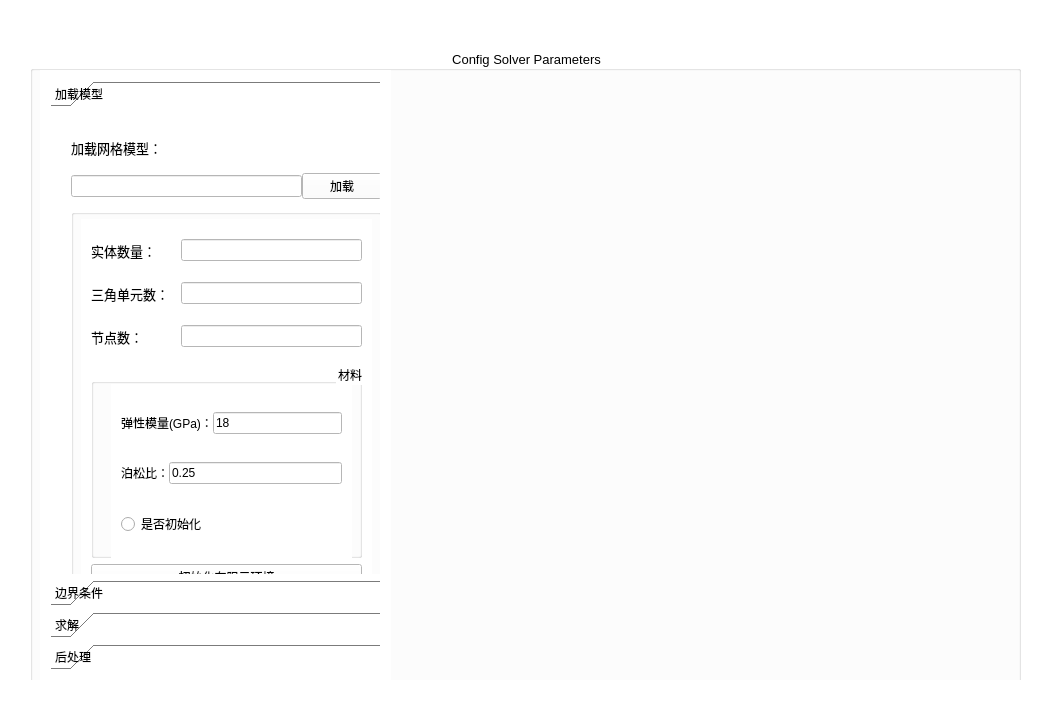
<?xml version="1.0" encoding="UTF-8"?>
<ui version="4.0">
 <class>SolverWidgetClass</class>
 <widget class="QMainWindow" name="SolverWidgetClass">
  <property name="geometry">
   <rect>
    <x>0</x>
    <y>0</y>
    <width>1038</width>
    <height>702</height>
   </rect>
  </property>
  <property name="windowTitle">
   <string>TubeOracle-Solver</string>
  </property>
  <property name="styleSheet">
   <string notr="true">background-color: rgb(255, 255, 255);</string>
  </property>
  <widget class="QWidget" name="centralWidget">
   <property name="styleSheet">
    <string notr="true">background-color: rgb(255, 255, 255);</string>
   </property>
   <widget class="QWidget" name="horizontalLayoutWidget_8">
    <property name="geometry">
     <rect>
      <x>1000</x>
      <y>10</y>
      <width>21</width>
      <height>21</height>
     </rect>
    </property>
    <layout class="QHBoxLayout" name="cenlayout">
     <property name="spacing">
      <number>5</number>
     </property>
     <property name="leftMargin">
      <number>10</number>
     </property>
     <property name="rightMargin">
      <number>0</number>
     </property>
    </layout>
   </widget>
   <widget class="QGroupBox" name="PreParaBox">
    <property name="geometry">
     <rect>
      <x>30</x>
      <y>50</y>
      <width>991</width>
      <height>659</height>
     </rect>
    </property>
    <property name="font">
     <font>
      <family>Arial</family>
      <pointsize>10</pointsize>
     </font>
    </property>
    <property name="layoutDirection">
     <enum>Qt::RightToLeft</enum>
    </property>
    <property name="styleSheet">
     <string notr="true">background-color: rgb(255, 255, 255);</string>
    </property>
    <property name="title">
     <string>Config Solver Parameters</string>
    </property>
    <property name="alignment">
     <set>Qt::AlignCenter</set>
    </property>
    <widget class="QWidget" name="verticalLayoutWidget_10">
     <property name="geometry">
      <rect>
       <x>10</x>
       <y>20</y>
       <width>351</width>
       <height>611</height>
      </rect>
     </property>
     <layout class="QHBoxLayout" name="horizontalLayout_8">
      <property name="spacing">
       <number>0</number>
      </property>
      <item>
       <widget class="QToolBox" name="toolBox">
        <property name="styleSheet">
         <string notr="true">background-color: rgb(255, 255, 255);</string>
        </property>
        <widget class="QWidget" name="loadpage">
         <property name="geometry">
          <rect>
           <x>0</x>
           <y>0</y>
           <width>349</width>
           <height>505</height>
          </rect>
         </property>
         <property name="styleSheet">
          <string notr="true"/>
         </property>
         <attribute name="label">
          <string>加载模型</string>
         </attribute>
         <widget class="QWidget" name="verticalLayoutWidget_4">
          <property name="geometry">
           <rect>
            <x>10</x>
            <y>10</y>
            <width>331</width>
            <height>491</height>
           </rect>
          </property>
          <layout class="QVBoxLayout" name="loadlayout" stretch="1,1,13">
           <property name="spacing">
            <number>10</number>
           </property>
           <property name="leftMargin">
            <number>10</number>
           </property>
           <property name="topMargin">
            <number>10</number>
           </property>
           <property name="rightMargin">
            <number>10</number>
           </property>
           <property name="bottomMargin">
            <number>10</number>
           </property>
           <item>
            <widget class="QLabel" name="label">
             <property name="font">
              <font>
               <family>Arial</family>
               <pointsize>10</pointsize>
               <weight>50</weight>
               <bold>false</bold>
              </font>
             </property>
             <property name="text">
              <string>加载网格模型：</string>
             </property>
            </widget>
           </item>
           <item>
            <layout class="QHBoxLayout" name="horizontalLayout_6" stretch="2,8">
             <property name="spacing">
              <number>0</number>
             </property>
             <item>
              <widget class="QPushButton" name="loadbtn">
               <property name="font">
                <font>
                 <family>Arial</family>
                 <pointsize>9</pointsize>
                </font>
               </property>
               <property name="text">
                <string>加载</string>
               </property>
              </widget>
             </item>
             <item>
              <widget class="QLineEdit" name="pathedit"/>
             </item>
            </layout>
           </item>
           <item>
            <widget class="QGroupBox" name="groupBox">
             <property name="title">
              <string/>
             </property>
             <widget class="QWidget" name="verticalLayoutWidget_3">
              <property name="geometry">
               <rect>
                <x>10</x>
                <y>10</y>
                <width>291</width>
                <height>381</height>
               </rect>
              </property>
              <layout class="QVBoxLayout" name="verticalLayout_3" stretch="2,3,1">
               <property name="leftMargin">
                <number>10</number>
               </property>
               <property name="topMargin">
                <number>10</number>
               </property>
               <property name="rightMargin">
                <number>10</number>
               </property>
               <property name="bottomMargin">
                <number>10</number>
               </property>
               <item>
                <layout class="QVBoxLayout" name="verticalLayout_2">
                 <property name="spacing">
                  <number>0</number>
                 </property>
                 <property name="topMargin">
                  <number>0</number>
                 </property>
                 <property name="bottomMargin">
                  <number>0</number>
                 </property>
                 <item>
                  <layout class="QHBoxLayout" name="horizontalLayout_3" stretch="2,1">
                   <property name="spacing">
                    <number>0</number>
                   </property>
                   <item>
                    <widget class="QLineEdit" name="entityNum"/>
                   </item>
                   <item>
                    <widget class="QLabel" name="label_2">
                     <property name="font">
                      <font>
                       <family>Arial</family>
                       <pointsize>10</pointsize>
                      </font>
                     </property>
                     <property name="text">
                      <string>实体数量：</string>
                     </property>
                    </widget>
                   </item>
                  </layout>
                 </item>
                 <item>
                  <layout class="QHBoxLayout" name="horizontalLayout_4" stretch="2,1">
                   <property name="spacing">
                    <number>0</number>
                   </property>
                   <item>
                    <widget class="QLineEdit" name="eleNum"/>
                   </item>
                   <item>
                    <widget class="QLabel" name="label_4">
                     <property name="font">
                      <font>
                       <family>Arial</family>
                       <pointsize>10</pointsize>
                      </font>
                     </property>
                     <property name="text">
                      <string>三角单元数：</string>
                     </property>
                    </widget>
                   </item>
                  </layout>
                 </item>
                 <item>
                  <layout class="QHBoxLayout" name="horizontalLayout_5" stretch="2,1">
                   <property name="spacing">
                    <number>0</number>
                   </property>
                   <item>
                    <widget class="QLineEdit" name="nodeNum"/>
                   </item>
                   <item>
                    <widget class="QLabel" name="label_3">
                     <property name="font">
                      <font>
                       <family>Arial</family>
                       <pointsize>10</pointsize>
                      </font>
                     </property>
                     <property name="text">
                      <string>节点数：</string>
                     </property>
                    </widget>
                   </item>
                  </layout>
                 </item>
                </layout>
               </item>
               <item>
                <widget class="QGroupBox" name="met">
                 <property name="layoutDirection">
                  <enum>Qt::LeftToRight</enum>
                 </property>
                 <property name="title">
                  <string>材料</string>
                 </property>
                 <property name="alignment">
                  <set>Qt::AlignRight|Qt::AlignTrailing|Qt::AlignVCenter</set>
                 </property>
                 <property name="flat">
                  <bool>false</bool>
                 </property>
                 <property name="checkable">
                  <bool>false</bool>
                 </property>
                 <widget class="QWidget" name="verticalLayoutWidget">
                  <property name="geometry">
                   <rect>
                    <x>20</x>
                    <y>20</y>
                    <width>241</width>
                    <height>181</height>
                   </rect>
                  </property>
                  <layout class="QVBoxLayout" name="verticalLayout" stretch="1,1,3">
                   <property name="spacing">
                    <number>10</number>
                   </property>
                   <property name="leftMargin">
                    <number>10</number>
                   </property>
                   <property name="topMargin">
                    <number>10</number>
                   </property>
                   <property name="rightMargin">
                    <number>10</number>
                   </property>
                   <property name="bottomMargin">
                    <number>10</number>
                   </property>
                   <item>
                    <layout class="QHBoxLayout" name="horizontalLayout" stretch="0,0">
                     <property name="spacing">
                      <number>0</number>
                     </property>
                     <property name="sizeConstraint">
                      <enum>QLayout::SetDefaultConstraint</enum>
                     </property>
                     <property name="topMargin">
                      <number>0</number>
                     </property>
                     <item>
                      <widget class="QLabel" name="label_5">
                       <property name="text">
                        <string>弹性模量(GPa)：</string>
                       </property>
                      </widget>
                     </item>
                     <item>
                      <widget class="QLineEdit" name="eedit">
                       <property name="text">
                        <string>18</string>
                       </property>
                      </widget>
                     </item>
                    </layout>
                   </item>
                   <item>
                    <layout class="QHBoxLayout" name="horizontalLayout_2" stretch="0,2">
                     <property name="spacing">
                      <number>0</number>
                     </property>
                     <item>
                      <widget class="QLabel" name="label_6">
                       <property name="text">
                        <string>泊松比：</string>
                       </property>
                      </widget>
                     </item>
                     <item>
                      <widget class="QLineEdit" name="vedit">
                       <property name="text">
                        <string>0.25</string>
                       </property>
                      </widget>
                     </item>
                    </layout>
                   </item>
                   <item>
                    <widget class="QRadioButton" name="initflag">
                     <property name="text">
                      <string>是否初始化</string>
                     </property>
                     <property name="checked">
                      <bool>false</bool>
                     </property>
                    </widget>
                   </item>
                  </layout>
                 </widget>
                </widget>
               </item>
               <item>
                <widget class="QPushButton" name="init">
                 <property name="text">
                  <string>初始化有限元环境</string>
                 </property>
                </widget>
               </item>
              </layout>
             </widget>
            </widget>
           </item>
          </layout>
         </widget>
        </widget>
        <widget class="QWidget" name="boundarypage">
         <property name="geometry">
          <rect>
           <x>0</x>
           <y>0</y>
           <width>349</width>
           <height>505</height>
          </rect>
         </property>
         <property name="styleSheet">
          <string notr="true"/>
         </property>
         <attribute name="label">
          <string>边界条件</string>
         </attribute>
         <widget class="QWidget" name="verticalLayoutWidget_5">
          <property name="geometry">
           <rect>
            <x>10</x>
            <y>10</y>
            <width>341</width>
            <height>461</height>
           </rect>
          </property>
          <layout class="QVBoxLayout" name="bonlayout">
           <property name="spacing">
            <number>0</number>
           </property>
           <property name="leftMargin">
            <number>10</number>
           </property>
           <property name="topMargin">
            <number>10</number>
           </property>
           <property name="rightMargin">
            <number>10</number>
           </property>
           <property name="bottomMargin">
            <number>10</number>
           </property>
           <item>
            <widget class="QTreeWidget" name="treeWidget">
             <property name="layoutDirection">
              <enum>Qt::LeftToRight</enum>
             </property>
             <attribute name="headerVisible">
              <bool>false</bool>
             </attribute>
             <column>
              <property name="text">
               <string>边界设置</string>
              </property>
             </column>
             <item>
              <property name="text">
               <string>力边界</string>
              </property>
              <item>
               <property name="text">
                <string>集中力</string>
               </property>
              </item>
              <item>
               <property name="text">
                <string>分布力</string>
               </property>
              </item>
             </item>
             <item>
              <property name="text">
               <string>位移边界</string>
              </property>
              <item>
               <property name="text">
                <string>水平位移</string>
               </property>
              </item>
              <item>
               <property name="text">
                <string>竖直位移</string>
               </property>
              </item>
              <item>
               <property name="text">
                <string>固定约束</string>
               </property>
              </item>
             </item>
            </widget>
           </item>
          </layout>
         </widget>
        </widget>
        <widget class="QWidget" name="computepage">
         <property name="geometry">
          <rect>
           <x>0</x>
           <y>0</y>
           <width>349</width>
           <height>505</height>
          </rect>
         </property>
         <attribute name="label">
          <string>求解</string>
         </attribute>
         <widget class="QWidget" name="verticalLayoutWidget_7">
          <property name="geometry">
           <rect>
            <x>10</x>
            <y>10</y>
            <width>331</width>
            <height>461</height>
           </rect>
          </property>
          <layout class="QVBoxLayout" name="sovlayout">
           <property name="spacing">
            <number>0</number>
           </property>
           <property name="leftMargin">
            <number>10</number>
           </property>
           <property name="topMargin">
            <number>10</number>
           </property>
           <property name="rightMargin">
            <number>10</number>
           </property>
           <property name="bottomMargin">
            <number>10</number>
           </property>
           <item>
            <widget class="QGroupBox" name="groupBox_2">
             <property name="title">
              <string/>
             </property>
             <widget class="QWidget" name="verticalLayoutWidget_6">
              <property name="geometry">
               <rect>
                <x>10</x>
                <y>10</y>
                <width>291</width>
                <height>447</height>
               </rect>
              </property>
              <layout class="QVBoxLayout" name="layoutxxxx" stretch="1,1,1">
               <property name="spacing">
                <number>20</number>
               </property>
               <property name="leftMargin">
                <number>10</number>
               </property>
               <property name="topMargin">
                <number>20</number>
               </property>
               <property name="rightMargin">
                <number>10</number>
               </property>
               <property name="bottomMargin">
                <number>20</number>
               </property>
               <item>
                <layout class="QHBoxLayout" name="horizontalLayout_7" stretch="3,2">
                 <property name="spacing">
                  <number>10</number>
                 </property>
                 <property name="leftMargin">
                  <number>10</number>
                 </property>
                 <property name="topMargin">
                  <number>10</number>
                 </property>
                 <property name="rightMargin">
                  <number>20</number>
                 </property>
                 <property name="bottomMargin">
                  <number>280</number>
                 </property>
                 <item>
                  <widget class="QComboBox" name="algorithm">
                   <property name="layoutDirection">
                    <enum>Qt::LeftToRight</enum>
                   </property>
                   <item>
                    <property name="text">
                     <string>高斯消去法</string>
                    </property>
                   </item>
                  </widget>
                 </item>
                 <item>
                  <widget class="QLabel" name="label_7">
                   <property name="text">
                    <string>求解算法：</string>
                   </property>
                  </widget>
                 </item>
                </layout>
               </item>
               <item>
                <widget class="QRadioButton" name="solveflag">
                 <property name="text">
                  <string>已求解</string>
                 </property>
                </widget>
               </item>
               <item>
                <widget class="QPushButton" name="compute">
                 <property name="text">
                  <string>求解</string>
                 </property>
                </widget>
               </item>
              </layout>
             </widget>
            </widget>
           </item>
          </layout>
         </widget>
        </widget>
        <widget class="QWidget" name="postpage">
         <property name="geometry">
          <rect>
           <x>0</x>
           <y>0</y>
           <width>349</width>
           <height>505</height>
          </rect>
         </property>
         <attribute name="label">
          <string>后处理</string>
         </attribute>
         <widget class="QWidget" name="verticalLayoutWidget_9">
          <property name="geometry">
           <rect>
            <x>10</x>
            <y>10</y>
            <width>341</width>
            <height>451</height>
           </rect>
          </property>
          <layout class="QVBoxLayout" name="posylayout">
           <property name="spacing">
            <number>0</number>
           </property>
           <item>
            <widget class="QGroupBox" name="groupBox_3">
             <property name="title">
              <string/>
             </property>
             <widget class="QWidget" name="verticalLayoutWidget_8">
              <property name="geometry">
               <rect>
                <x>10</x>
                <y>20</y>
                <width>321</width>
                <height>161</height>
               </rect>
              </property>
              <layout class="QVBoxLayout" name="verticalLayout_4">
               <property name="spacing">
                <number>20</number>
               </property>
               <property name="bottomMargin">
                <number>0</number>
               </property>
               <item>
                <widget class="QPushButton" name="plot">
                 <property name="text">
                  <string>绘制云图</string>
                 </property>
                </widget>
               </item>
               <item>
                <widget class="QPushButton" name="outport">
                 <property name="text">
                  <string>数据导出</string>
                 </property>
                </widget>
               </item>
              </layout>
             </widget>
            </widget>
           </item>
          </layout>
         </widget>
        </widget>
       </widget>
      </item>
     </layout>
    </widget>
   </widget>
  </widget>
  <widget class="QStatusBar" name="statusBar"/>
  <action name="resetview">
   <property name="text">
    <string>重置视图</string>
   </property>
  </action>
 </widget>
 <layoutdefault spacing="6" margin="11"/>
 <resources/>
 <connections/>
</ui>
